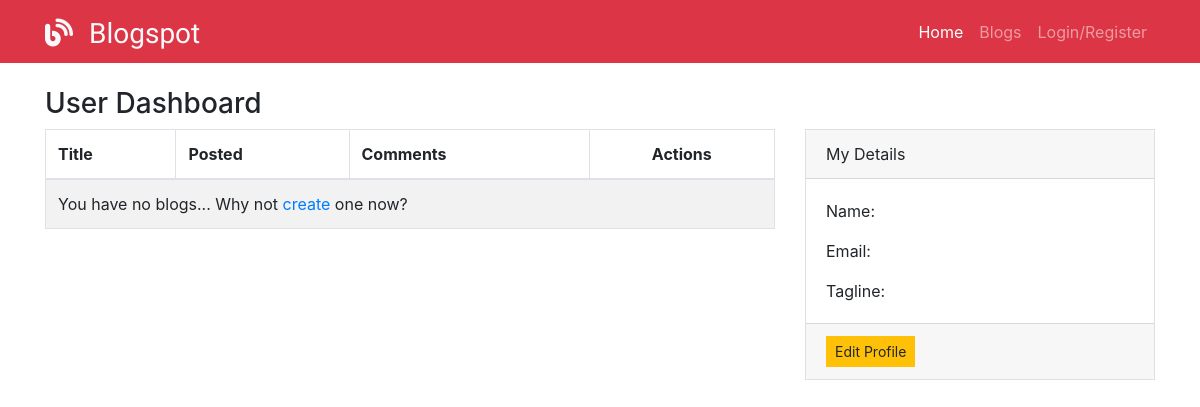
The page /users/4 on the database as committed earlier.
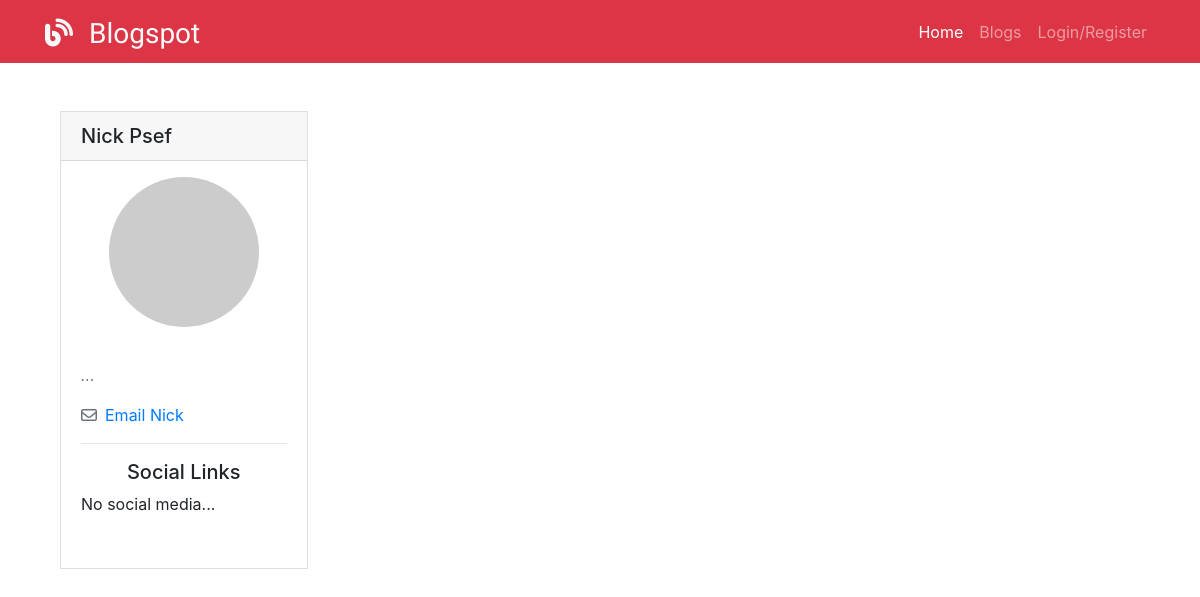
The same page on the database as committed later.
### models.py (models this page shows, shortened)
class User(db.Model):
    __tablename__ = "user"
    id = db.Column(db.Integer, primary_key=True)
    first_name = db.Column(db.String(45))
    last_name = db.Column(db.String(45))
    tagline = db.Column(db.String(100))
    twitter = db.Column(db.String(15))
    instagram = db.Column(db.String(30))
    facebook = db.Column(db.String(50))
    pic_filepath = db.Column(db.Text)
    email = db.Column(db.String(45))
    password = db.Column(db.String(100))
    created_at = db.Column(db.DateTime, server_default=func.now())
    updated_at = db.Column(db.DateTime, server_default=func.now(), onupdate=func.now())

### controller_functions.py (the view)
def show_user(id):
    user = User.query.get(id)
    return render_template('user.html', user=user)

### templates/user.html (shortened to what this page needs)
<!DOCTYPE html>
<html lang="en">
  <head>
    <link rel="stylesheet" href="https://stackpath.bootstrapcdn.com/bootstrap/4.3.1/css/bootstrap.min.css"
>
    <link href="{{url_for('static', filename='css/styles.css')}}" rel="stylesheet">
  </head>
  <body>
    {% include 'navbar.html' with context %}
    <div class="container mt-4">
      {% if session['userid'] == user.id %}
      <h3>User Dashboard</h3>
      <div class="row">
        <div class="col col-8">
          <table class="table table-bordered table-striped">
            <thead>
              <tr>
                <th>Title</th>
                <th>Posted</th>
                <th>Comments</th>
                <th class="text-center">Actions</th>
              </tr>
            </thead>
            <tbody>
              {% if user.user_blogs | length == 0 %}
              <tr>
                <td colspan="4">You have no blogs... Why not <a href="/blogs/create">create</a> one now?</td>
              </tr>
              {% endif %}
            </tbody>
          </table>
        </div>
        <div class="col col-4">
          <div class="card">
            <div class="card-header">My Details</div>
            <div class="card-body">
              <p class="card-text">
                Name: {{ user.first_name }} {{ user.last_name }}
              </p>
              <p class="card-text">
                Email: {{ user.email }}
              </p>
              <p class="card-text">
                Tagline: {{ user.tagline }}
              </p>
            </div>
            <div class="card-footer">
              <a href="/users/{{ user.id }}/edit" class="btn btn-sm btn-warning">Edit Profile</a>
            </div>
          </div>
        </div>
      </div>
      {% else %}
      <div class="container">
        <div class="row">
          <div class="col col-3">
            <div class="card my-4">
              <h5 class="card-header">{{ user.first_name }} {{user.last_name}}</h5>
              <img class="user-img rounded-circle my-3" src="{%  if user.pic_filepath %}
                        {{ url_for('static', filename='img/users/' + user.pic_filepath)}}
                            {% else %} http://placehold.it/125x125 {%endif%}" alt="user image">
              <div class="card-body">
                <p class="text-muted font-italic">{{user.tagline or '...'}}</p>
                <p class="text-muted"><i class="far fa-envelope mr-2"></i><a href="mailto:{{user.email}}?Subject=Blogspot%20Email">Email {{user.first_name}}</a></p>
                <hr>
                <h5 class="text-center">Social Links</h5>
                <div class="row justify-content-center mb-3">
                  {% if not user.facebook and not user.twitter and not user.instagram %}
                  <p class="col col-12">No social media...</p>
                  {% endif %}
                </div>
              </div>
            </div>
          </div>
          <div class="col col-9 my-4">
          </div>
        </div>
      </div>
    </div>
    {% endif %}
    </div>
  </body>
</html>

Rows that differ between the two databases and show on the page:
added User: first_name "Nick", last_name "Psef", tagline "..."
Other text that changed with them:
text no longer shown: "User Dashboard Title Posted Comments Actions You have no blogs... Why not create one now? My Details Name: Email: Tagline: Edit Profile"
text now shown: "Email Social Links No social media..."
